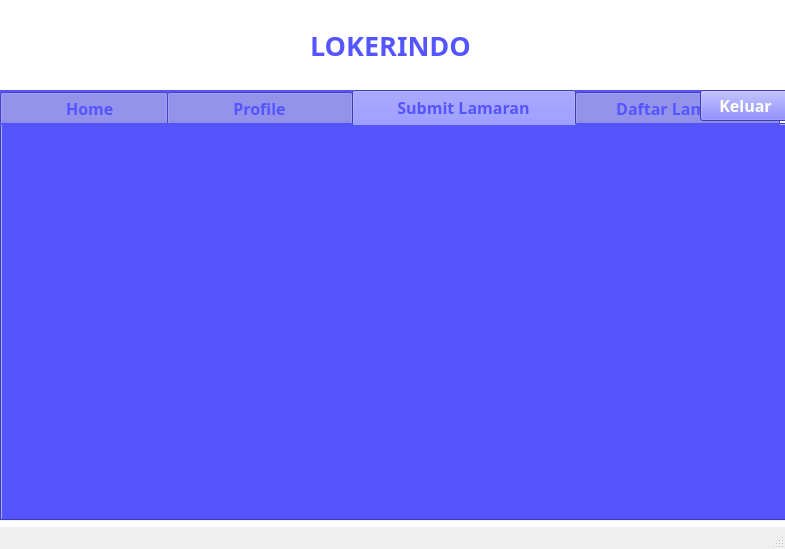
<?xml version="1.0" encoding="UTF-8"?>
<ui version="4.0">
 <class>MainWindow</class>
 <widget class="QMainWindow" name="MainWindow">
  <property name="geometry">
   <rect>
    <x>0</x>
    <y>0</y>
    <width>785</width>
    <height>549</height>
   </rect>
  </property>
  <property name="windowTitle">
   <string>MainWindow</string>
  </property>
  <widget class="QWidget" name="centralwidget">
   <widget class="QLabel" name="label_16">
    <property name="geometry">
     <rect>
      <x>-90</x>
      <y>0</y>
      <width>881</width>
      <height>551</height>
     </rect>
    </property>
    <property name="font">
     <font>
      <family>Segoe UI Black</family>
      <weight>75</weight>
      <bold>true</bold>
     </font>
    </property>
    <property name="styleSheet">
     <string notr="true">background-color: rgb(255, 255, 255);
border-color: rgb(85, 85, 127);</string>
    </property>
    <property name="text">
     <string/>
    </property>
   </widget>
   <widget class="QLabel" name="label_17">
    <property name="geometry">
     <rect>
      <x>310</x>
      <y>20</y>
      <width>171</width>
      <height>51</height>
     </rect>
    </property>
    <property name="font">
     <font>
      <family>Segoe UI Black</family>
      <pointsize>20</pointsize>
      <weight>75</weight>
      <bold>true</bold>
     </font>
    </property>
    <property name="styleSheet">
     <string notr="true">color: rgb(85, 85, 255);</string>
    </property>
    <property name="text">
     <string>LOKERINDO</string>
    </property>
   </widget>
   <widget class="QTabWidget" name="Home">
    <property name="geometry">
     <rect>
      <x>0</x>
      <y>90</y>
      <width>791</width>
      <height>431</height>
     </rect>
    </property>
    <property name="minimumSize">
     <size>
      <width>791</width>
      <height>431</height>
     </size>
    </property>
    <property name="font">
     <font>
      <family>Segoe UI Semibold</family>
      <pointsize>12</pointsize>
      <weight>75</weight>
      <bold>true</bold>
     </font>
    </property>
    <property name="styleSheet">
     <string notr="true">background-color: rgb(85, 85, 255);
color: rgb(85, 85, 255);</string>
    </property>
    <property name="currentIndex">
     <number>2</number>
    </property>
    <widget class="QWidget" name="Home">
     <attribute name="title">
      <string comment=" ">             Home          </string>
     </attribute>
     <widget class="QLabel" name="label_5">
      <property name="geometry">
       <rect>
        <x>80</x>
        <y>20</y>
        <width>481</width>
        <height>41</height>
       </rect>
      </property>
      <property name="font">
       <font>
        <family>Segoe UI Semibold</family>
        <pointsize>14</pointsize>
        <weight>75</weight>
        <bold>true</bold>
       </font>
      </property>
      <property name="styleSheet">
       <string notr="true">color: rgb(255, 255, 255);</string>
      </property>
      <property name="text">
       <string>Ayo, cari pekerjaan sesuai keahlian kamu di sini....!</string>
      </property>
     </widget>
     <widget class="QLabel" name="label_22">
      <property name="geometry">
       <rect>
        <x>80</x>
        <y>170</y>
        <width>161</width>
        <height>20</height>
       </rect>
      </property>
      <property name="text">
       <string/>
      </property>
     </widget>
     <widget class="QLabel" name="label_27">
      <property name="geometry">
       <rect>
        <x>40</x>
        <y>50</y>
        <width>241</width>
        <height>231</height>
       </rect>
      </property>
      <property name="styleSheet">
       <string notr="true">image: url(:/newPrefix/signup.png);</string>
      </property>
      <property name="text">
       <string/>
      </property>
     </widget>
     <widget class="QTableWidget" name="t_lowongan">
      <property name="geometry">
       <rect>
        <x>80</x>
        <y>70</y>
        <width>621</width>
        <height>261</height>
       </rect>
      </property>
      <property name="font">
       <font>
        <family>Segoe UI Black</family>
        <pointsize>11</pointsize>
        <weight>75</weight>
        <bold>true</bold>
       </font>
      </property>
      <property name="styleSheet">
       <string notr="true">color: rgb(85, 85, 255);
background-color: rgb(227, 227, 227);</string>
      </property>
      <property name="rowCount">
       <number>11</number>
      </property>
      <property name="columnCount">
       <number>6</number>
      </property>
      <row>
       <property name="text">
        <string/>
       </property>
       <property name="font">
        <font>
         <family>Segoe UI Light</family>
        </font>
       </property>
      </row>
      <row>
       <property name="text">
        <string/>
       </property>
       <property name="font">
        <font>
         <family>Segoe UI Light</family>
         <pointsize>9</pointsize>
        </font>
       </property>
      </row>
      <row>
       <property name="text">
        <string/>
       </property>
       <property name="font">
        <font>
         <family>Segoe UI Light</family>
         <pointsize>9</pointsize>
        </font>
       </property>
      </row>
      <row>
       <property name="text">
        <string/>
       </property>
       <property name="font">
        <font>
         <family>Segoe UI Light</family>
         <pointsize>9</pointsize>
        </font>
       </property>
      </row>
      <row>
       <property name="text">
        <string/>
       </property>
      </row>
      <row>
       <property name="text">
        <string/>
       </property>
      </row>
      <row>
       <property name="text">
        <string/>
       </property>
      </row>
      <row>
       <property name="text">
        <string/>
       </property>
      </row>
      <row>
       <property name="text">
        <string/>
       </property>
      </row>
      <row>
       <property name="text">
        <string/>
       </property>
      </row>
      <row>
       <property name="text">
        <string/>
       </property>
      </row>
      <column>
       <property name="text">
        <string>No</string>
       </property>
       <property name="font">
        <font>
         <family>Segoe UI Semibold</family>
         <pointsize>9</pointsize>
         <weight>75</weight>
         <bold>true</bold>
        </font>
       </property>
      </column>
      <column>
       <property name="text">
        <string>Posisi</string>
       </property>
       <property name="font">
        <font>
         <family>Segoe UI Light</family>
         <pointsize>9</pointsize>
         <weight>75</weight>
         <bold>true</bold>
        </font>
       </property>
      </column>
      <column>
       <property name="text">
        <string>Perusahaan</string>
       </property>
       <property name="font">
        <font>
         <family>Segoe UI Light</family>
         <pointsize>9</pointsize>
         <weight>75</weight>
         <bold>true</bold>
        </font>
       </property>
      </column>
      <column>
       <property name="text">
        <string>Penempatan</string>
       </property>
       <property name="font">
        <font>
         <family>Segoe UI Light</family>
         <weight>75</weight>
         <bold>true</bold>
        </font>
       </property>
      </column>
      <column>
       <property name="text">
        <string>Gaji Ditawarkan</string>
       </property>
       <property name="font">
        <font>
         <family>Segoe UI Light</family>
         <pointsize>9</pointsize>
         <weight>75</weight>
         <bold>true</bold>
        </font>
       </property>
      </column>
      <column>
       <property name="text">
        <string>Max Submit</string>
       </property>
       <property name="font">
        <font>
         <family>Segoe UI Light</family>
         <weight>75</weight>
         <bold>true</bold>
        </font>
       </property>
      </column>
     </widget>
    </widget>
    <widget class="QWidget" name="Profile">
     <attribute name="title">
      <string>             Profile             </string>
     </attribute>
    </widget>
    <widget class="QWidget" name="Lamaran">
     <attribute name="title">
      <string>        Submit Lamaran        </string>
     </attribute>
    </widget>
    <widget class="QWidget" name="tab">
     <attribute name="title">
      <string>       Daftar Lamaran      </string>
     </attribute>
     <widget class="QLabel" name="label_6">
      <property name="geometry">
       <rect>
        <x>80</x>
        <y>20</y>
        <width>451</width>
        <height>41</height>
       </rect>
      </property>
      <property name="font">
       <font>
        <family>Segoe UI Semibold</family>
        <pointsize>14</pointsize>
        <weight>75</weight>
        <bold>true</bold>
       </font>
      </property>
      <property name="styleSheet">
       <string notr="true">color: rgb(255, 255, 255);</string>
      </property>
      <property name="text">
       <string>Lihat kemajuan lamaran kamu..</string>
      </property>
     </widget>
     <widget class="QTableWidget" name="t_lamaran">
      <property name="geometry">
       <rect>
        <x>80</x>
        <y>70</y>
        <width>621</width>
        <height>261</height>
       </rect>
      </property>
      <property name="font">
       <font>
        <family>Segoe UI Light</family>
        <pointsize>11</pointsize>
       </font>
      </property>
      <property name="styleSheet">
       <string notr="true">color: rgb(85, 85, 255);
background-color: rgb(227, 227, 227);</string>
      </property>
      <property name="rowCount">
       <number>11</number>
      </property>
      <property name="columnCount">
       <number>6</number>
      </property>
      <row>
       <property name="text">
        <string/>
       </property>
       <property name="font">
        <font>
         <family>Segoe UI Light</family>
        </font>
       </property>
      </row>
      <row>
       <property name="text">
        <string/>
       </property>
       <property name="font">
        <font>
         <family>Segoe UI Light</family>
         <pointsize>9</pointsize>
        </font>
       </property>
      </row>
      <row>
       <property name="text">
        <string/>
       </property>
       <property name="font">
        <font>
         <family>Segoe UI Light</family>
         <pointsize>9</pointsize>
        </font>
       </property>
      </row>
      <row>
       <property name="text">
        <string/>
       </property>
       <property name="font">
        <font>
         <family>Segoe UI Light</family>
         <pointsize>9</pointsize>
        </font>
       </property>
      </row>
      <row>
       <property name="text">
        <string/>
       </property>
      </row>
      <row>
       <property name="text">
        <string/>
       </property>
      </row>
      <row>
       <property name="text">
        <string/>
       </property>
      </row>
      <row>
       <property name="text">
        <string/>
       </property>
      </row>
      <row>
       <property name="text">
        <string/>
       </property>
      </row>
      <row>
       <property name="text">
        <string/>
       </property>
      </row>
      <row>
       <property name="text">
        <string/>
       </property>
      </row>
      <column>
       <property name="text">
        <string>No</string>
       </property>
       <property name="font">
        <font>
         <family>Segoe UI Light</family>
         <pointsize>9</pointsize>
         <weight>75</weight>
         <bold>true</bold>
        </font>
       </property>
      </column>
      <column>
       <property name="text">
        <string>Posisi</string>
       </property>
       <property name="font">
        <font>
         <family>Segoe UI Light</family>
         <pointsize>9</pointsize>
         <weight>75</weight>
         <bold>true</bold>
        </font>
       </property>
      </column>
      <column>
       <property name="text">
        <string>Perusahaan</string>
       </property>
       <property name="font">
        <font>
         <family>Segoe UI Light</family>
         <pointsize>9</pointsize>
         <weight>75</weight>
         <bold>true</bold>
        </font>
       </property>
      </column>
      <column>
       <property name="text">
        <string>Penempatan</string>
       </property>
       <property name="font">
        <font>
         <family>Segoe UI Light</family>
         <weight>75</weight>
         <bold>true</bold>
        </font>
       </property>
      </column>
      <column>
       <property name="text">
        <string>Tgl Submit</string>
       </property>
       <property name="font">
        <font>
         <family>Segoe UI Light</family>
         <pointsize>9</pointsize>
         <weight>75</weight>
         <bold>true</bold>
        </font>
       </property>
      </column>
      <column>
       <property name="text">
        <string>Status</string>
       </property>
       <property name="font">
        <font>
         <family>Segoe UI Light</family>
         <weight>75</weight>
         <bold>true</bold>
        </font>
       </property>
      </column>
     </widget>
    </widget>
   </widget>
   <widget class="QPushButton" name="btn_keluar">
    <property name="geometry">
     <rect>
      <x>700</x>
      <y>90</y>
      <width>91</width>
      <height>31</height>
     </rect>
    </property>
    <property name="font">
     <font>
      <family>Segoe UI Semibold</family>
      <pointsize>12</pointsize>
      <weight>75</weight>
      <bold>true</bold>
     </font>
    </property>
    <property name="styleSheet">
     <string notr="true">background-color: rgb(85, 85, 255);
color: rgb(255, 255, 255);</string>
    </property>
    <property name="text">
     <string>Keluar</string>
    </property>
   </widget>
  </widget>
  <widget class="QStatusBar" name="statusbar"/>
 </widget>
 <resources/>
 <connections/>
</ui>
